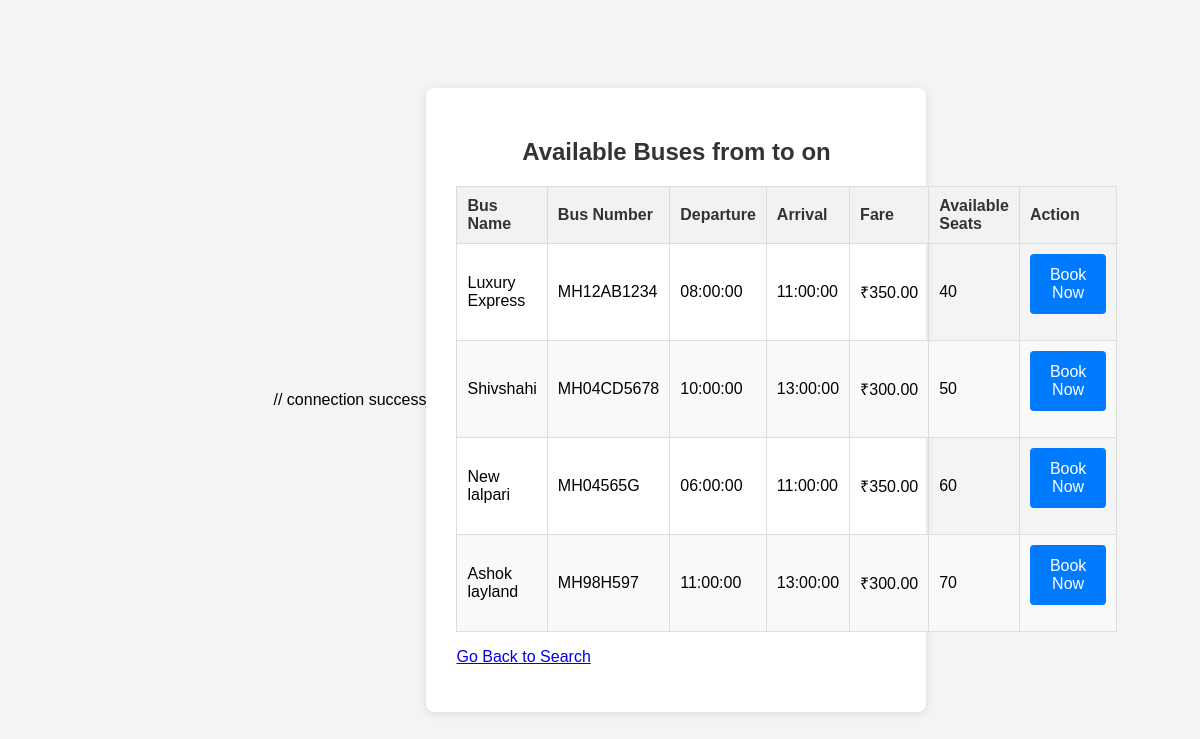
/search_results.php, run on the app's committed database.
### tables this page shows
CREATE TABLE schedules (
    schedule_id INT AUTO_INCREMENT PRIMARY KEY,
    bus_id INT NOT NULL,
    route_id INT NOT NULL,
    departure_time TIME NOT NULL,
    arrival_time TIME NOT NULL,
    fare DECIMAL(10, 2) NOT NULL,
    FOREIGN KEY (bus_id) REFERENCES buses(bus_id),
    FOREIGN KEY (route_id) REFERENCES routes(route_id)
);

CREATE TABLE buses (
    bus_id INT AUTO_INCREMENT PRIMARY KEY,
    bus_name VARCHAR(100) NOT NULL,
    bus_number VARCHAR(50) NOT NULL UNIQUE,
    total_seats INT NOT NULL
);

### search_results.php (the view, shortened to what this page needs)
<?php
include 'db_connect.php';
$origin = $_GET['origin'] ?? '';
$destination = $_GET['destination'] ?? '';
$travel_date = $_GET['travel_date'] ?? '';
$sql = "SELECT
            s.schedule_id,
            b.bus_name,
            b.bus_number,
            r.origin,
            r.destination,
            s.departure_time,
            s.arrival_time,
            s.fare,
            b.total_seats - COALESCE(SUM(CASE WHEN bo.booking_date = ? THEN bo.num_seats ELSE 0 END), 0) AS available_seats
        FROM
            schedules s
        JOIN
            buses b ON s.bus_id = b.bus_id
        JOIN
            routes r ON s.route_id = r.route_id
        LEFT JOIN
            bookings bo ON s.schedule_id = bo.schedule_id AND bo.booking_status = 'confirmed'
        WHERE
            r.origin LIKE ? AND r.destination LIKE ?
        GROUP BY
            s.schedule_id, b.bus_name, b.bus_number, r.origin, r.destination, s.departure_time, s.arrival_time, s.fare
        HAVING
            available_seats > 0";
$stmt = $conn->prepare($sql);
$search_origin = '%' . $origin . '%';
$search_destination = '%' . $destination . '%';
$stmt->bind_param("sss", $travel_date, $search_origin, $search_destination);
$stmt->execute();
$result = $stmt->get_result();
?>
<!DOCTYPE html>
<html lang="en">
<head>
    <link rel="stylesheet" href="style.css">
</head>
<body>
    <div class="container">
        <h2>Available Buses from <?php echo htmlspecialchars($origin); ?> to <?php echo htmlspecialchars($destination); ?> on <?php echo htmlspecialchars($travel_date); ?></h2>
        <?php if ($result->num_rows > 0): ?>
            <table class="bus-table">
                <thead>
                    <tr>
                        <th>Bus Name</th>
                        <th>Bus Number</th>
                        <th>Departure</th>
                        <th>Arrival</th>
                        <th>Fare</th>
                        <th>Available Seats</th>
                        <th>Action</th>
                    </tr>
                </thead>
                <tbody>
                    <?php while ($row = $result->fetch_assoc()): ?>
                        <tr>
                            <td><?php echo htmlspecialchars($row['bus_name']); ?></td>
                            <td><?php echo htmlspecialchars($row['bus_number']); ?></td>
                            <td><?php echo htmlspecialchars($row['departure_time']); ?></td>
                            <td><?php echo htmlspecialchars($row['arrival_time']); ?></td>
                            <td>₹<?php echo htmlspecialchars($row['fare']); ?></td>
                            <td><?php echo htmlspecialchars($row['available_seats']); ?></td>
                            <td>
                                <form action="book_bus.php" method="POST">
                                    <button type="submit">Book Now</button>
                                </form>
                            </td>
                        </tr>
                    <?php endwhile; ?>
                </tbody>
            </table>
        <?php else: ?>
            <p class="error-message">No buses found for your search criteria.</p>
        <?php endif; ?>
        <p><a href="index.php">Go Back to Search</a></p>
    </div>
</body>
</html>

### db_connect.php (shortened to what this page needs)
<?php
echo"connection success";

### style.css (style rules this page uses)
body { font-family: Arial, sans-serif; background-color: #f4f4f4; margin: 0; padding: 0; display: flex; justify-content: center; align-items: center; min-height: 100vh; }
.container { background-color: #fff; padding: 30px; border-radius: 8px; box-shadow: 0 2px 10px rgba(0, 0, 0, 0.1); width: 100%; max-width: 500px; box-sizing: border-box; }
h1, h2 { text-align: center; color: #333; margin-bottom: 20px; }
button { background-color: #007bff; color: white; padding: 12px 20px; border: none; border-radius: 4px; cursor: pointer; font-size: 16px; width: 100%; transition: background-color 0.3s ease; }
.bus-table { width: 100%; border-collapse: collapse; margin-top: 20px; }
.bus-table th, .bus-table td { border: 1px solid #ddd; padding: 10px; text-align: left; }
.bus-table th { background-color: #f2f2f2; color: #333; }
.bus-table tr:nth-child(even) { background-color: #f9f9f9; }

### data on the page
schedules: bus.bus_name "Luxury Express", bus.bus_number "MH12AB1234", departure_time "08:00:00", arrival_time "11:00:00", fare "350.00", available_seats "40"
schedules: bus.bus_name "Shivshahi", bus.bus_number "MH04CD5678", departure_time "10:00:00", arrival_time "13:00:00", fare "300.00", available_seats "50"
schedules: bus.bus_name "New lalpari", bus.bus_number "MH04565G", departure_time "06:00:00", arrival_time "11:00:00", fare "350.00", available_seats "60"
schedules: bus.bus_name "Ashok layland", bus.bus_number "MH98H597", departure_time "11:00:00", arrival_time "13:00:00", fare "300.00", available_seats "70"
